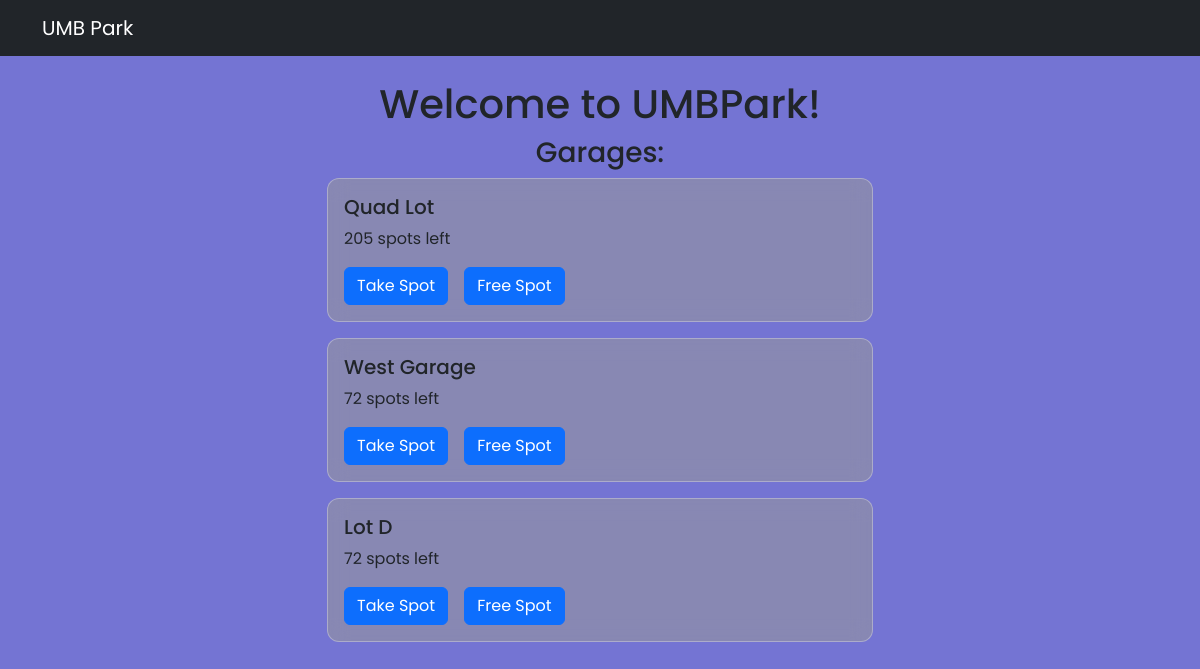
Before: / with the older database file.
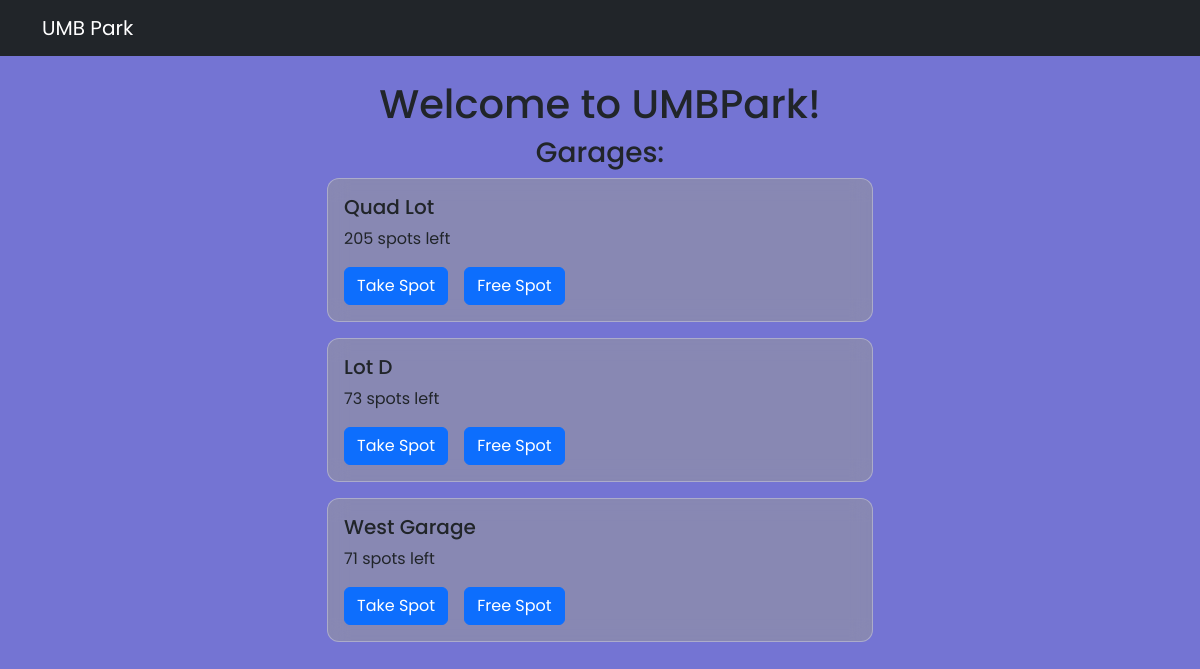
After: the same page with the newer database file.
### app.py (models this page shows)
class ParkingLot(db.Model):
    id = db.Column(db.Integer, primary_key= True)
    name = db.Column(db.String(200), nullable =False)
    status = db.Column(db.Boolean, default=True)
    total_spots = db.Column(db.Integer, nullable=False)
    spots_taken = db.Column(db.Integer, nullable=False)

### app.py (the view)
@app.route('/')
def index():
    lots = quick_sort(ParkingLot.query.all())
    return render_template('index.html', lots=lots)

### app.py (called while the page is built)
def quick_sort(lots):
    if len(lots) <= 1:
        return lots
    pivot = lots[len(lots) // 2]
    left = [lot for lot in lots if lot.spots_taken <= pivot.spots_taken if lot != pivot]
    right = [lot for lot in lots if lot.spots_taken > pivot.spots_taken if lot != pivot]
    return quick_sort(left) + [pivot] + quick_sort(right)

### templates/index.html (shortened to what this page needs)
{% extends 'base.html' %}
{% block body %}
<div class="container mt-4">
<h1 class="text-center">Welcome to UMBPark!</h1>
<h3 class="text-center">Garages:</h3>
<div class="row justify-content-center">
    <div class="col-md-6">
{% for lot in lots %}
<div class="card mb-3">
    <div class="card-body">
        <h5 class="card-title">{{ lot.name }}</h5>
        <p class="card-text",>{{ lot.total_spots - lot.spots_taken }} spots left</p>
        <div class="d-flex gap-3">
    {% if lot.total_spots - lot.spots_taken > 0 %}
        <form action="{{ url_for('take_spot', lot_id=lot.id) }}" method="post" style="margin: 0;">
            <button type="submit" class="btn btn-primary">Take Spot</button>
        </form>
    {% else %}
        <button type="button" class="btn btn-secondary" disabled>Garage Full</button>
    {% endif %}
     {% if lot.spots_taken > 0 %}
        <form action="{{ url_for('free_spot', lot_id=lot.id) }}" method="post" style="margin: 0;">
            <button type="submit" class="btn btn-primary">Free Spot</button>
        </form>
    {% endif %}
        </div>
    </div>
</div>
{% endfor %}
</div>
</div>
{% endblock %}

Changed rows visible on the page:
changed ParkingLot "Lot D": lot.total_spots-lot.spots_taken "72" → "73"; moves up the list
changed ParkingLot "West Garage": lot.total_spots-lot.spots_taken "72" → "71"
